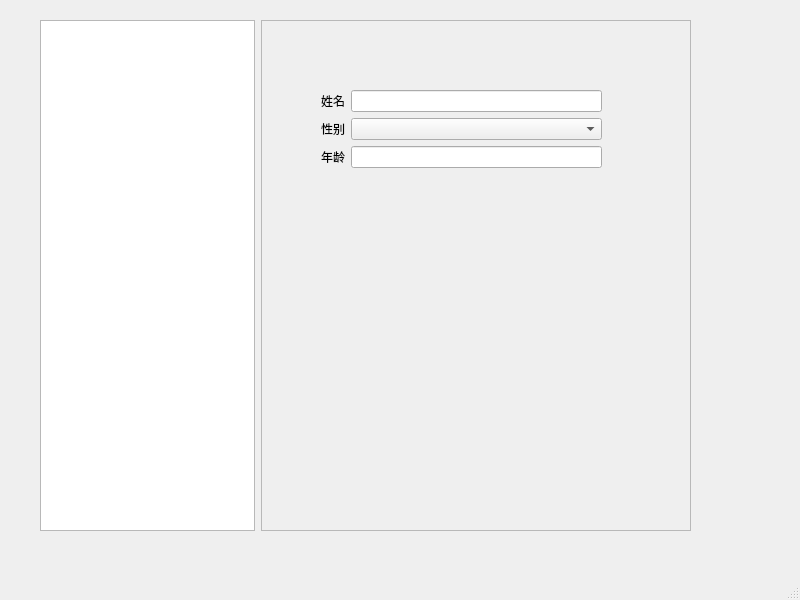
<?xml version="1.0" encoding="UTF-8"?>
<ui version="4.0">
 <class>MainWindow</class>
 <widget class="QMainWindow" name="MainWindow">
  <property name="geometry">
   <rect>
    <x>0</x>
    <y>0</y>
    <width>800</width>
    <height>600</height>
   </rect>
  </property>
  <property name="windowTitle">
   <string>MainWindow</string>
  </property>
  <widget class="QWidget" name="centralwidget">
   <widget class="QWidget" name="horizontalLayoutWidget">
    <property name="geometry">
     <rect>
      <x>40</x>
      <y>20</y>
      <width>651</width>
      <height>511</height>
     </rect>
    </property>
    <layout class="QHBoxLayout" name="horizontalLayout">
     <item>
      <widget class="QTreeView" name="treeView">
       <property name="sizePolicy">
        <sizepolicy hsizetype="Expanding" vsizetype="Expanding">
         <horstretch>1</horstretch>
         <verstretch>0</verstretch>
        </sizepolicy>
       </property>
      </widget>
     </item>
     <item>
      <widget class="QFrame" name="frame">
       <property name="sizePolicy">
        <sizepolicy hsizetype="Expanding" vsizetype="Preferred">
         <horstretch>2</horstretch>
         <verstretch>0</verstretch>
        </sizepolicy>
       </property>
       <property name="frameShape">
        <enum>QFrame::StyledPanel</enum>
       </property>
       <property name="frameShadow">
        <enum>QFrame::Raised</enum>
       </property>
       <widget class="QWidget" name="formLayoutWidget">
        <property name="geometry">
         <rect>
          <x>60</x>
          <y>70</y>
          <width>281</width>
          <height>341</height>
         </rect>
        </property>
        <layout class="QFormLayout" name="formLayout">
         <item row="0" column="0">
          <widget class="QLabel" name="label">
           <property name="text">
            <string>姓名</string>
           </property>
          </widget>
         </item>
         <item row="0" column="1">
          <widget class="QLineEdit" name="lineEdit"/>
         </item>
         <item row="1" column="0">
          <widget class="QLabel" name="label_2">
           <property name="text">
            <string>性别</string>
           </property>
          </widget>
         </item>
         <item row="2" column="0">
          <widget class="QLabel" name="label_3">
           <property name="text">
            <string>年龄</string>
           </property>
          </widget>
         </item>
         <item row="2" column="1">
          <widget class="QLineEdit" name="lineEdit_3"/>
         </item>
         <item row="1" column="1">
          <widget class="QComboBox" name="comboBox"/>
         </item>
        </layout>
       </widget>
      </widget>
     </item>
    </layout>
   </widget>
  </widget>
  <widget class="QMenuBar" name="menubar">
   <property name="geometry">
    <rect>
     <x>0</x>
     <y>0</y>
     <width>800</width>
     <height>22</height>
    </rect>
   </property>
  </widget>
  <widget class="QStatusBar" name="statusbar"/>
 </widget>
 <resources/>
 <connections/>
</ui>
